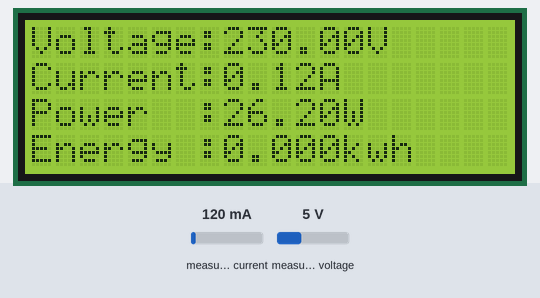
Recording of a sketch running on a simulated Arduino Mega 2560, built with avr-gcc and run on an emulated ATmega2560. On the bench: 20×4 character LCD. Inputs (shaded band) come from the test bench; at power-on: measured current 120 mA, measured voltage 5 V. What the sketch prints to the serial monitor is not drawn.

Above: at 3.2 s.
3.3 s: measured current set to 40 mA
At 5.3 s:
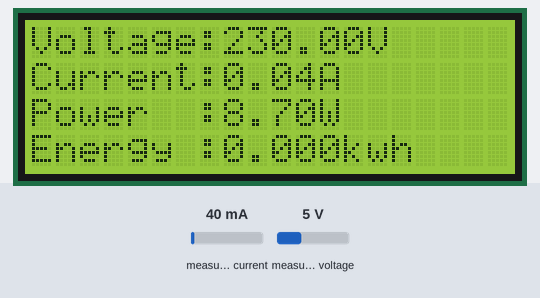
6.0 s: measured voltage set to 0.3 V
At 7.1 s:
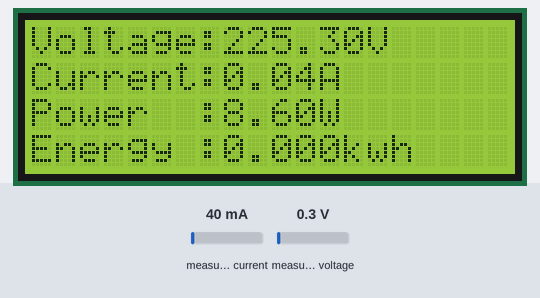
8.2 s: measured current set to 500 mA
At 10.2 s:
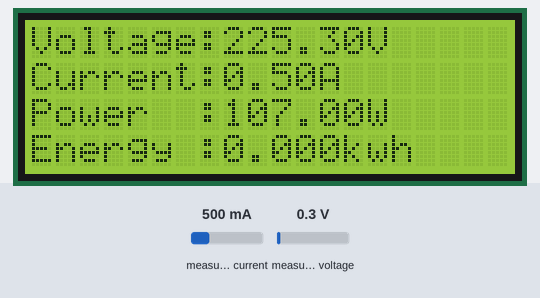
10.5 s: measured voltage set to 3.8 V
At 12.1 s:
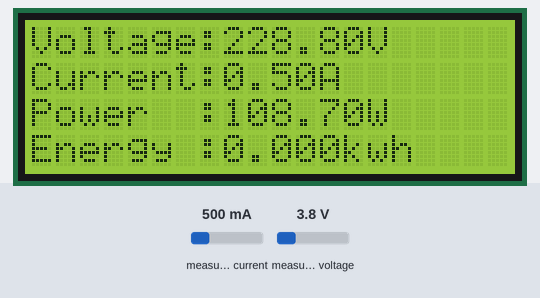
Timing chart, 0 to 13.6 s (numbered marks = the images above; inputs shaded):
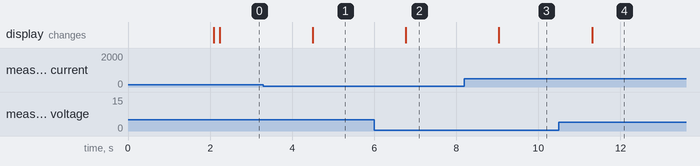

The sketch:

PZEM004T_test_lcd.ino
```cpp
#include <PZEM004Tv30.h>
#include <LiquidCrystal_I2C.h>

#define PZEM_RX_PIN 16
#define PZEM_TX_PIN 17
#define PZEM_SERIAL Serial2

PZEM004Tv30 pzem(PZEM_SERIAL, PZEM_RX_PIN, PZEM_TX_PIN);
LiquidCrystal_I2C lcd(0x27, 20, 4);

void setup() {
  /* Debugging serial */
  Serial.begin(115200);

  // Initialize LCD
  lcd.init();
  lcd.backlight();

  // Display a welcome message on the LCD
  lcd.setCursor(0, 0);
  lcd.print("Power Monitor");
  lcd.setCursor(0, 1);
  lcd.print("Initializing...");
  delay(2000);
  lcd.clear();

  pzem.resetEnergy();
}

void loop() {
  Serial.print("\nCustom Address: ");
  Serial.println(pzem.readAddress(), HEX);

  // Read data from the PZEM sensor
  float voltage   = pzem.voltage();
  float current   = pzem.current();
  float power     = pzem.power();
  float energy    = pzem.energy();
  float frequency = pzem.frequency();
  float pf        = pzem.pf();

  // Check if the data is valid
  if (isnan(voltage)) {
    lcd.setCursor(0, 2);
    lcd.print("Error reading V");
    Serial.println("Error reading V");
  } else if (isnan(current)) {
    lcd.setCursor(0, 2);
    lcd.print("Error reading I");
    Serial.println("Error reading I");
  } else if (isnan(power)) {
    lcd.setCursor(0, 2);
    lcd.print("Error reading P");
    Serial.println("Error reading P");
  } else if (isnan(energy)) {
    lcd.setCursor(0, 2);
    lcd.print("Error reading E");
    Serial.println("Error reading E");
  } else if (isnan(frequency)) {
    lcd.setCursor(0, 2);
    lcd.print("Error reading F");
    Serial.println("Error reading F");
  } else if (isnan(pf)) {
    lcd.setCursor(0, 2);
    lcd.print("Error reading pf");
    Serial.println("Error reading pf");
  } else {
    // Print the values to the Serial console
    Serial.print("Voltage: ");      Serial.print(voltage);      Serial.println("V");
    Serial.print("Current: ");      Serial.print(current);      Serial.println("A");
    Serial.print("Power: ");        Serial.print(power);        Serial.println("W");
    Serial.print("Energy: ");       Serial.print(energy, 3);    Serial.println("kWh");
    Serial.print("Frequency: ");    Serial.print(frequency, 1); Serial.println("Hz");
    Serial.print("PF: ");           Serial.println(pf);

    // Print the values to the LCD
    lcd.setCursor(0, 0);
    lcd.print("Voltage:" + String(voltage) + "V   ");
    lcd.setCursor(0, 1);
    lcd.print("Current:" + String(current) + "A   ");
    lcd.setCursor(0, 2);
    lcd.print("Power  :" + String(power) + "W   ");
    lcd.setCursor(0, 3);
    lcd.print("Energy :" + String(energy, 3) + "kwh  ");
  }

  // Delay for better readability
  delay(1000);
}
```

Measured:
- after the input at 3.3 s, the display: changes after 1.2 s (image 1)
- after the input at 6.0 s, the display: changes after 0.77 s (image 2)
- after the input at 8.2 s, the display: changes after 0.84 s (image 3)
- after the input at 10.5 s, the display: changes after 0.81 s (image 4)
